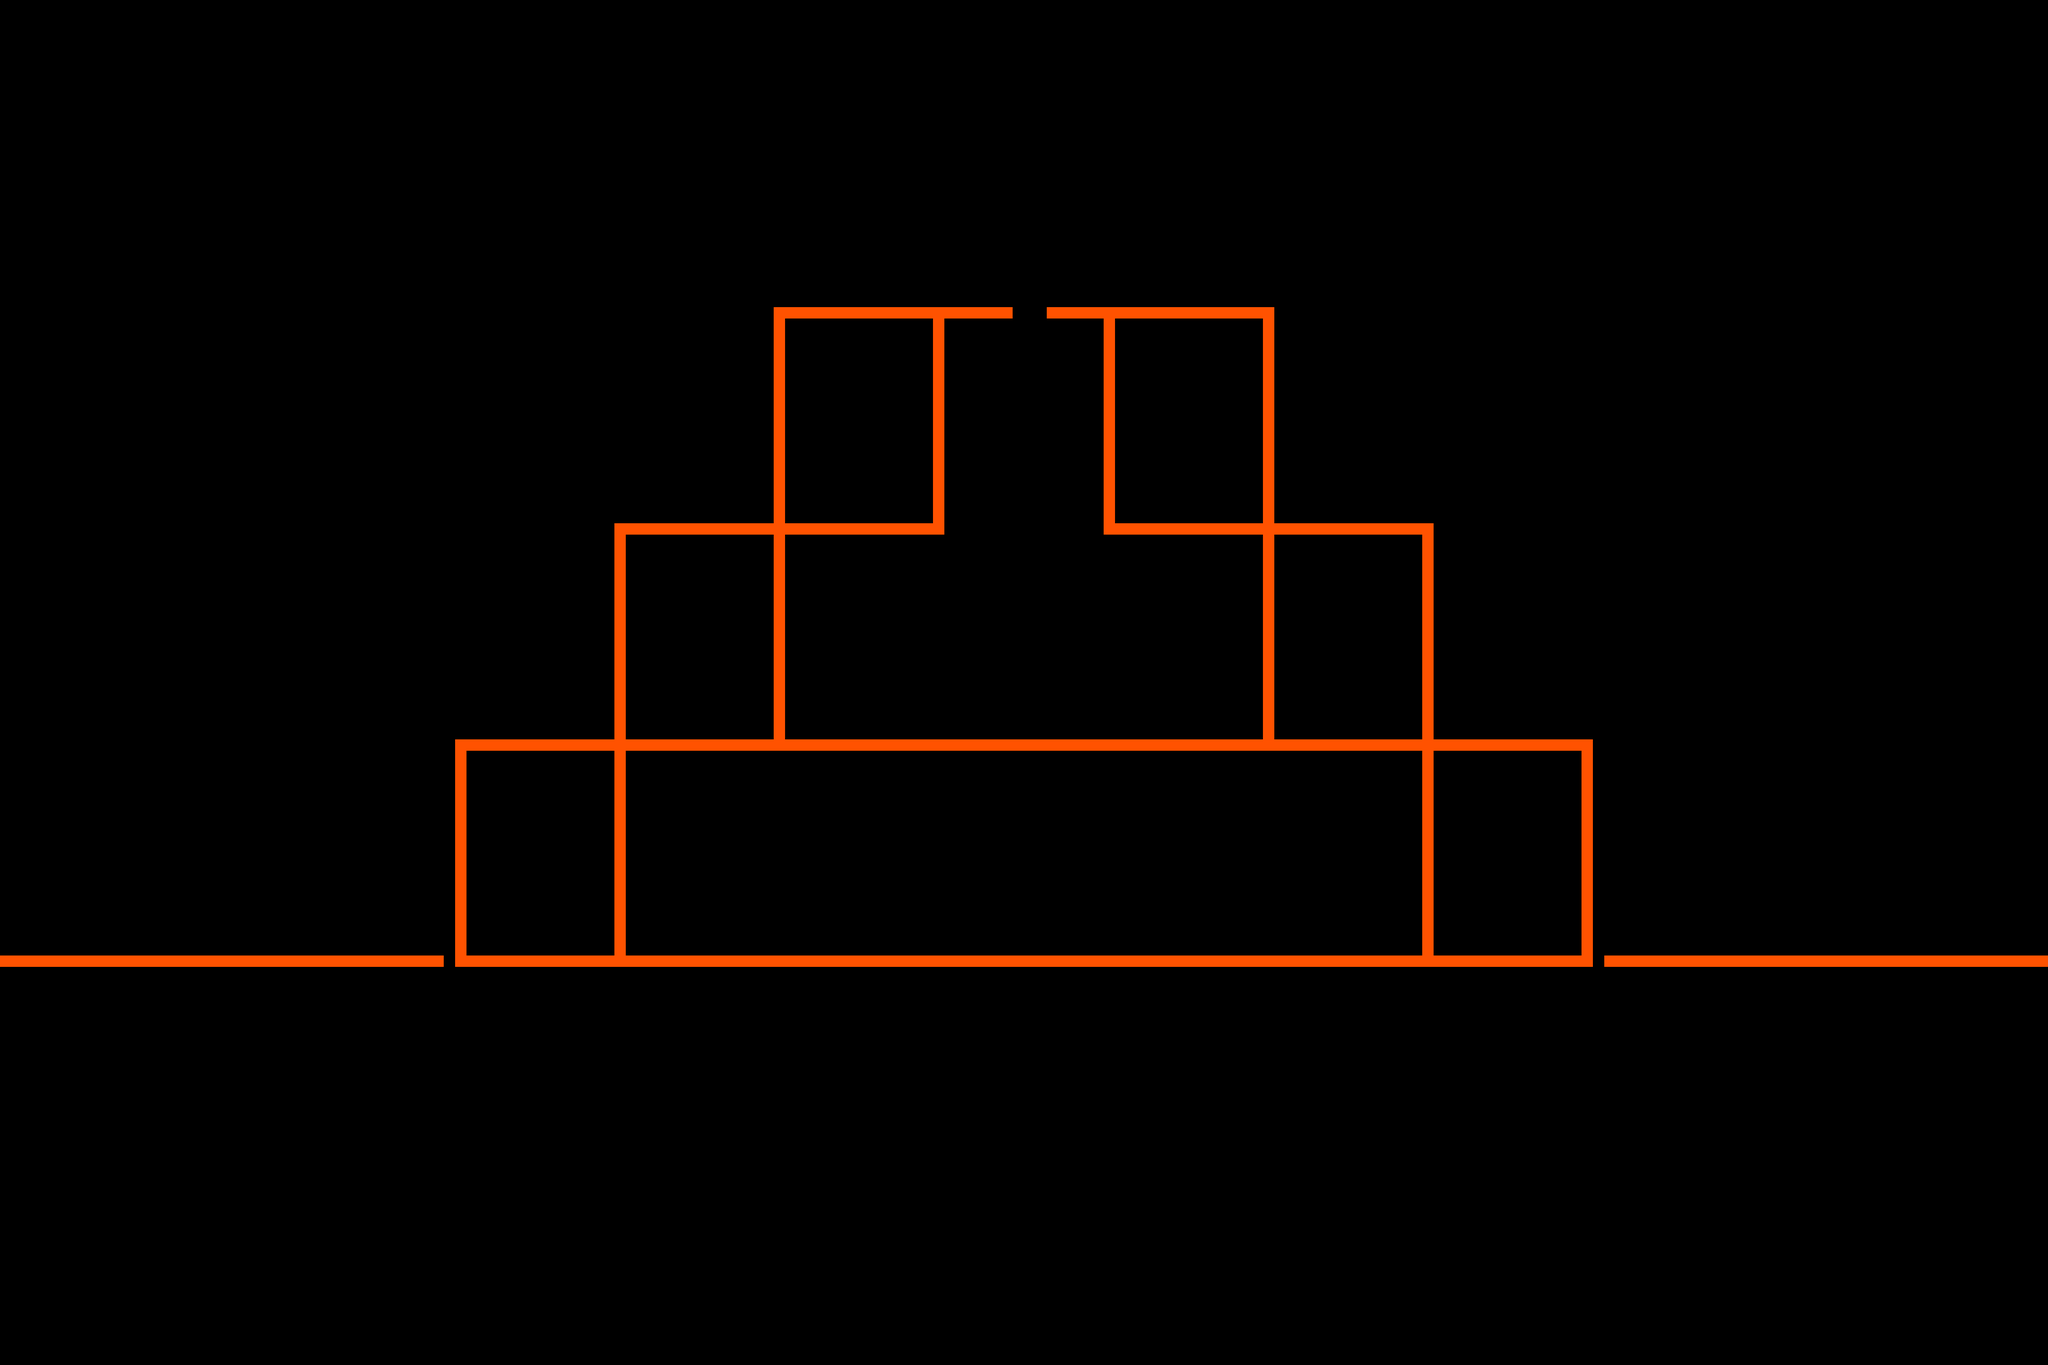

The image is a tile-based game level rendered from a .tmx file. Its description and source (layers, tilesets, objects; grid data summarised) follow:
An orthogonal 180x120 tile map with 32x32 px tiles, 1 tile layer (Capa de patrones 1).

<map version="1.4" tiledversion="1.4.3" orientation="orthogonal" renderorder="right-down" width="180" height="120" tilewidth="32" tileheight="32" infinite="0" nextlayerid="3" nextobjectid="1">
 <editorsettings>
  <export target="mapa.json" format="json" />
 </editorsettings>
 <tileset firstgid="1" name="escenario" tilewidth="32" tileheight="32" tilecount="3" columns="3">
  <image source="escenario.png" width="96" height="32" />
  <tile id="0">
   <properties>
    <property name="solido" type="bool" value="true" />
   </properties>
  </tile>
  <tile id="1">
   <properties>
    <property name="solido" type="bool" value="true" />
   </properties>
  </tile>
  <tile id="2">
   <properties>
    <property name="solido" type="bool" value="true" />
   </properties>
  </tile>
 </tileset>
 <layer id="1" name="Capa de patrones 1" width="180" height="120">
  <data>[21600 cells, 593 non-empty, 1 distinct tile ids]</data>
 </layer>
</map>